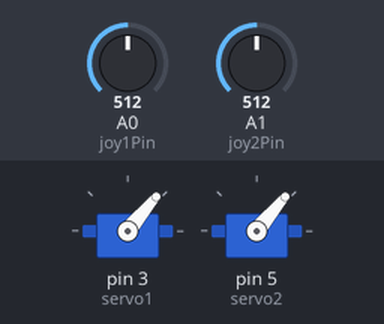
The sketch below on a simulated Arduino Uno, built with avr-gcc and run on an emulated ATmega328P. On the bench: 2 × servo. The test bench sets the inputs (shaded band); at power-on: A0 (joy1Pin) = 512, A1 (joy2Pin) = 512.

Above: at 1.2 s.
1.3 s: A0 (joy1Pin) set to 716
At 2.2 s:
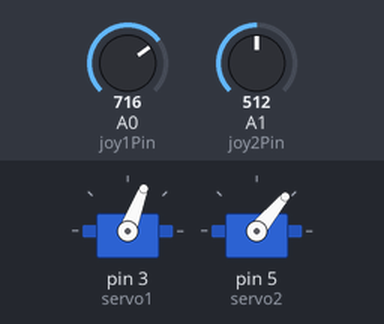
2.8 s: A1 (joy2Pin) set to 716
At 4.0 s:
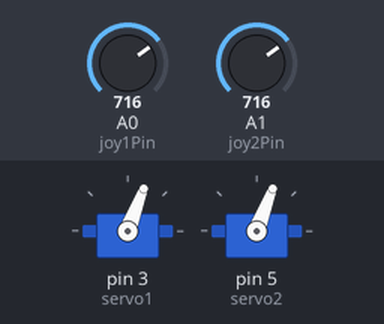
4.3 s: A0 (joy1Pin) set to 900
At 5.1 s:
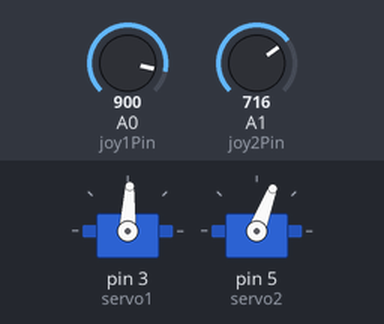
5.8 s: A1 (joy2Pin) set to 900
At 6.3 s:
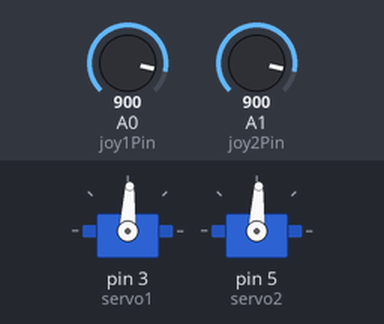
7.3 s: A0 (joy1Pin) set to 1023
At 8.5 s:
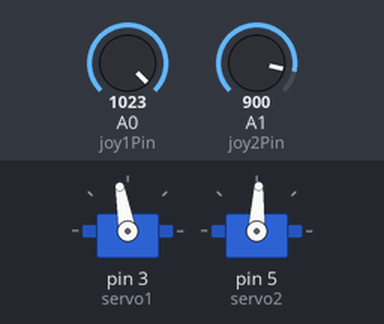
8.8 s: A1 (joy2Pin) set to 1023
At 9.8 s:
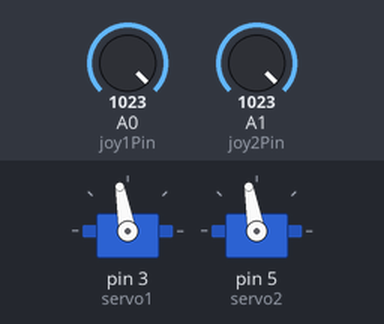
Timing chart, 0 to 11.3 s (numbered marks = the images above; inputs shaded):
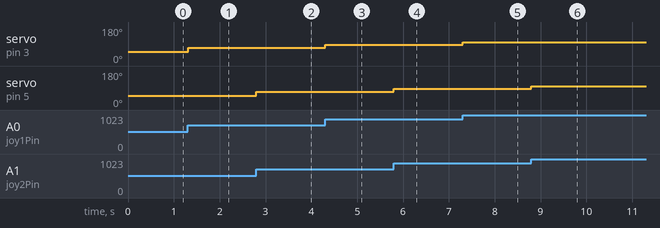

The sketch:

leg_movement.ino
```cpp
#include <Servo.h>

Servo servo1;
Servo servo2;

int joy1Pin = A0;  // analog pin used to connect the joystick 1
int joy2Pin = A1;  // analog pin used to connect the joystick 2

void setup()
{
  servo1.attach(3);  // attaches the servo on pin 9
  servo2.attach(5); // attaches the servo on pin 10
}

void loop()
{
  int joy1Val = analogRead(joy1Pin);
  int joy2Val = analogRead(joy2Pin);

  // map the joystick values to servo values

  int servo1Val = map(joy1Val, 0, 1023, 0, 100);
  int servo2Val = map(joy2Val, 0, 1023, 0, 100);

  // move the servos
  servo1.write(servo1Val);
  servo2.write(servo2Val);

  delay(15);
}
```

Measured:
- after the input at 1.3 s, servo on pin 3 (servo1): 50° → 69° at once
- after the input at 2.8 s, servo on pin 5 (servo2): 50° → 69° at once
- after the input at 4.3 s, servo on pin 3 (servo1): 69° → 87° at once
- after the input at 5.8 s, servo on pin 5 (servo2): 69° → 87° at once
- after the input at 7.3 s, servo on pin 3 (servo1): 87° → 100° at once
- after the input at 8.8 s, servo on pin 5 (servo2): 87° → 100° at once
